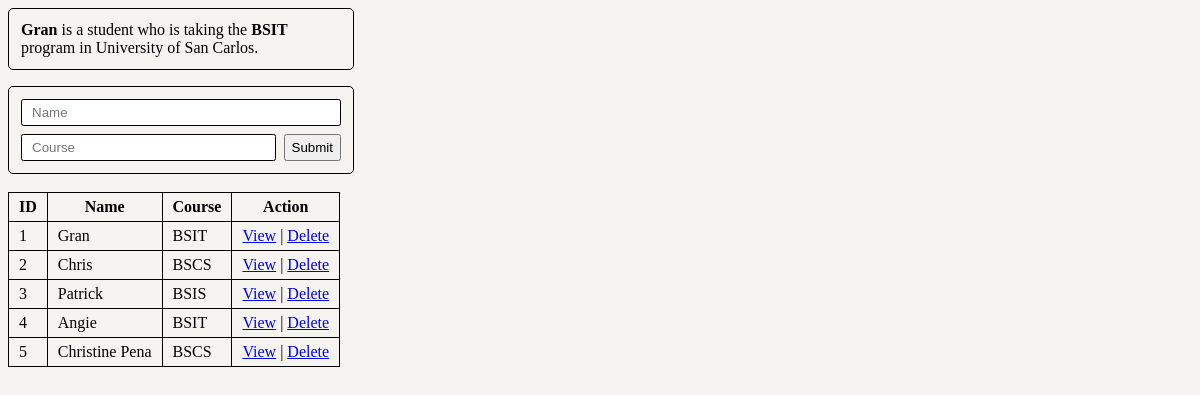
Page /?view=1 on the committed database.
### tables this page shows
CREATE TABLE `student` (
  `stud_id` int(255) NOT NULL,
  `stud_name` varchar(255) NOT NULL,
  `stud_course` varchar(255) NOT NULL
);

### process.php (the view, shortened to what this page needs)
<?php
include("db.php");
if (isset($_GET["view"])) {
    $sql = "SELECT * FROM student WHERE stud_id=" . $_GET["view"];
    $result = mysqli_query($conn, $sql);
    if (!$result) {
        echo "Query failed!";
    } else {
        if ($row = mysqli_fetch_assoc($result)) {
            echo "<div class='view'><p><b>" . $row["stud_name"] . "</b> is a student who is taking the <b>" . $row["stud_course"] . "</b> program in University of San Carlos.</p></div>";
        }
    }
}
function getData($conn)
{
    $sql = "SELECT * FROM student";
    $result = mysqli_query($conn, $sql);
    if (mysqli_num_rows($result) > 0) {
        echo "<table>";
        echo "<tr>";
        echo "<th>ID</th>";
        echo "<th>Name</th>";
        echo "<th>Course</th>";
        echo "<th>Action</th>";
        echo "</tr>";
        while ($row = mysqli_fetch_assoc($result)) {
            echo "<tr>";
            echo "<td>" . $row["stud_id"] . "</td>";
            echo "<td>" . $row["stud_name"] . "</td>";
            echo "<td>" . $row["stud_course"] . "</td>";
            echo "<td><a href='?view=" . $row["stud_id"] . "'>View</a> | <a href='?delete=" . $row["stud_id"] . "'>Delete</a></td>";
            echo "</tr>";
        }
        echo "</table>";
    } else {
        echo "Database is empty!";
    }
}

### index.php (style rules this page uses)
body { background-color: #f6f4f0; }
p { margin: 0; }
table, th, td { border: 1px solid black; border-collapse: collapse; padding: 5px 10px; }
.view { border: #000000 1.5px solid; border-radius: 5px; width: 20rem; padding: 0.75rem; margin-bottom: 1rem; }

### rows in the picture
student: stud_name "Gran", stud_course "BSIT", stud_id "1"
student: stud_id "2", stud_name "Chris", stud_course "BSCS"
student: stud_id "3", stud_name "Patrick", stud_course "BSIS"
student: stud_id "4", stud_name "Angie", stud_course "BSIT"
student: stud_id "5", stud_name "Christine Pena", stud_course "BSCS"
